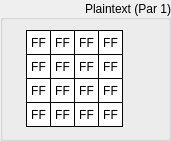
     <widget class="QGroupBox" name="groupOutPlain1">
      <property name="geometry">
       <rect>
        <x>30</x>
        <y>170</y>
        <width>171</width>
        <height>141</height>
       </rect>
      </property>
      <property name="sizePolicy">
       <sizepolicy hsizetype="Fixed" vsizetype="Fixed">
        <horstretch>0</horstretch>
        <verstretch>0</verstretch>
       </sizepolicy>
      </property>
      <property name="styleSheet">
       <string notr="true"/>
      </property>
      <property name="title">
       <string>Plaintext (Par 1)</string>
      </property>
      <property name="alignment">
       <set>Qt::AlignRight|Qt::AlignTrailing|Qt::AlignVCenter</set>
      </property>
      <widget class="QLabel" name="outPlainByte15">
       <property name="enabled">
        <bool>true</bool>
       </property>
       <property name="geometry">
        <rect>
         <x>98</x>
         <y>102</y>
         <width>25</width>
         <height>25</height>
        </rect>
       </property>
       <property name="sizePolicy">
        <sizepolicy hsizetype="Fixed" vsizetype="Fixed">
         <horstretch>0</horstretch>
         <verstretch>0</verstretch>
        </sizepolicy>
       </property>
       <property name="font">
        <font>
         <kerning>true</kerning>
        </font>
       </property>
       <property name="layoutDirection">
        <enum>Qt::LeftToRight</enum>
       </property>
       <property name="styleSheet">
        <string notr="true">QLabel {
	 border-width: 1px;
     border-style: solid;
     border-color: black; 
     background-color: white;
}</string>
       </property>
       <property name="text">
        <string>FF</string>
       </property>
       <property name="alignment">
        <set>Qt::AlignCenter</set>
       </property>
      </widget>
      <widget class="QLabel" name="outPlainByte13">
       <property name="enabled">
        <bool>true</bool>
       </property>
       <property name="geometry">
        <rect>
         <x>98</x>
         <y>54</y>
         <width>25</width>
         <height>25</height>
        </rect>
       </property>
       <property name="sizePolicy">
        <sizepolicy hsizetype="Fixed" vsizetype="Fixed">
         <horstretch>0</horstretch>
         <verstretch>0</verstretch>
        </sizepolicy>
       </property>
       <property name="font">
        <font>
         <kerning>true</kerning>
        </font>
       </property>
       <property name="layoutDirection">
        <enum>Qt::LeftToRight</enum>
       </property>
       <property name="styleSheet">
        <string notr="true">QLabel {
	 border-width: 1px;
     border-style: solid;
     border-color: black; 
     background-color: white;
}</string>
       </property>
       <property name="text">
        <string>FF</string>
       </property>
       <property name="alignment">
        <set>Qt::AlignCenter</set>
       </property>
      </widget>
      <widget class="QLabel" name="outPlainByte14">
       <property name="enabled">
        <bool>true</bool>
       </property>
       <property name="geometry">
        <rect>
         <x>98</x>
         <y>78</y>
         <width>25</width>
         <height>25</height>
        </rect>
       </property>
       <property name="sizePolicy">
        <sizepolicy hsizetype="Fixed" vsizetype="Fixed">
         <horstretch>0</horstretch>
         <verstretch>0</verstretch>
        </sizepolicy>
       </property>
       <property name="font">
        <font>
         <kerning>true</kerning>
        </font>
       </property>
       <property name="layoutDirection">
        <enum>Qt::LeftToRight</enum>
       </property>
       <property name="styleSheet">
        <string notr="true">QLabel {
	 border-width: 1px;
     border-style: solid;
     border-color: black; 
     background-color: white;
}</string>
       </property>
       <property name="text">
        <string>FF</string>
       </property>
       <property name="alignment">
        <set>Qt::AlignCenter</set>
       </property>
      </widget>
      <widget class="QLabel" name="outPlainByte06">
       <property name="enabled">
        <bool>true</bool>
       </property>
       <property name="geometry">
        <rect>
         <x>50</x>
         <y>78</y>
         <width>25</width>
         <height>25</height>
        </rect>
       </property>
       <property name="sizePolicy">
        <sizepolicy hsizetype="Fixed" vsizetype="Fixed">
         <horstretch>0</horstretch>
         <verstretch>0</verstretch>
        </sizepolicy>
       </property>
       <property name="font">
        <font>
         <kerning>true</kerning>
        </font>
       </property>
       <property name="layoutDirection">
        <enum>Qt::LeftToRight</enum>
       </property>
       <property name="styleSheet">
        <string notr="true">QLabel {
	 border-width: 1px;
     border-style: solid;
     border-color: black; 
     background-color: white;
}</string>
       </property>
       <property name="text">
        <string>FF</string>
       </property>
       <property name="alignment">
        <set>Qt::AlignCenter</set>
       </property>
      </widget>
      <widget class="QLabel" name="outPlainByte04">
       <property name="enabled">
        <bool>true</bool>
       </property>
       <property name="geometry">
        <rect>
         <x>50</x>
         <y>30</y>
         <width>25</width>
         <height>25</height>
        </rect>
       </property>
       <property name="sizePolicy">
        <sizepolicy hsizetype="Fixed" vsizetype="Fixed">
         <horstretch>0</horstretch>
         <verstretch>0</verstretch>
        </sizepolicy>
       </property>
       <property name="font">
        <font>
         <kerning>true</kerning>
        </font>
       </property>
       <property name="layoutDirection">
        <enum>Qt::LeftToRight</enum>
       </property>
       <property name="styleSheet">
        <string notr="true">QLabel {
	 border-width: 1px;
     border-style: solid;
     border-color: black; 
     background-color: white;
}</string>
       </property>
       <property name="text">
        <string>FF</string>
       </property>
       <property name="alignment">
        <set>Qt::AlignCenter</set>
       </property>
      </widget>
      <widget class="QLabel" name="outPlainByte02">
       <property name="enabled">
        <bool>true</bool>
       </property>
       <property name="geometry">
        <rect>
         <x>26</x>
         <y>78</y>
         <width>25</width>
         <height>25</height>
        </rect>
       </property>
       <property name="sizePolicy">
        <sizepolicy hsizetype="Fixed" vsizetype="Fixed">
         <horstretch>0</horstretch>
         <verstretch>0</verstretch>
        </sizepolicy>
       </property>
       <property name="font">
        <font>
         <kerning>true</kerning>
        </font>
       </property>
       <property name="layoutDirection">
        <enum>Qt::LeftToRight</enum>
       </property>
       <property name="styleSheet">
        <string notr="true">QLabel {
	 border-width: 1px;
     border-style: solid;
     border-color: black; 
     background-color: white;
}</string>
       </property>
       <property name="text">
        <string>FF</string>
       </property>
       <property name="alignment">
        <set>Qt::AlignCenter</set>
       </property>
      </widget>
      <widget class="QLabel" name="outPlainByte10">
       <property name="enabled">
        <bool>true</bool>
       </property>
       <property name="geometry">
        <rect>
         <x>74</x>
         <y>78</y>
         <width>25</width>
         <height>25</height>
        </rect>
       </property>
       <property name="sizePolicy">
        <sizepolicy hsizetype="Fixed" vsizetype="Fixed">
         <horstretch>0</horstretch>
         <verstretch>0</verstretch>
        </sizepolicy>
       </property>
       <property name="font">
        <font>
         <kerning>true</kerning>
        </font>
       </property>
       <property name="layoutDirection">
        <enum>Qt::LeftToRight</enum>
       </property>
       <property name="styleSheet">
        <string notr="true">QLabel {
	 border-width: 1px;
     border-style: solid;
     border-color: black; 
     background-color: white;
}</string>
       </property>
       <property name="text">
        <string>FF</string>
       </property>
       <property name="alignment">
        <set>Qt::AlignCenter</set>
       </property>
      </widget>
      <widget class="QLabel" name="outPlainByte09">
       <property name="enabled">
        <bool>true</bool>
       </property>
       <property name="geometry">
        <rect>
         <x>74</x>
         <y>54</y>
         <width>25</width>
         <height>25</height>
        </rect>
       </property>
       <property name="sizePolicy">
        <sizepolicy hsizetype="Fixed" vsizetype="Fixed">
         <horstretch>0</horstretch>
         <verstretch>0</verstretch>
        </sizepolicy>
       </property>
       <property name="font">
        <font>
         <kerning>true</kerning>
        </font>
       </property>
       <property name="layoutDirection">
        <enum>Qt::LeftToRight</enum>
       </property>
       <property name="styleSheet">
        <string notr="true">QLabel {
	 border-width: 1px;
     border-style: solid;
     border-color: black; 
     background-color: white;
}</string>
       </property>
       <property name="text">
        <string>FF</string>
       </property>
       <property name="alignment">
        <set>Qt::AlignCenter</set>
       </property>
      </widget>
      <widget class="QLabel" name="outPlainByte01">
       <property name="enabled">
        <bool>true</bool>
       </property>
       <property name="geometry">
        <rect>
         <x>26</x>
         <y>54</y>
         <width>25</width>
         <height>25</height>
        </rect>
       </property>
       <property name="sizePolicy">
        <sizepolicy hsizetype="Fixed" vsizetype="Fixed">
         <horstretch>0</horstretch>
         <verstretch>0</verstretch>
        </sizepolicy>
       </property>
       <property name="font">
        <font>
         <kerning>true</kerning>
        </font>
       </property>
       <property name="layoutDirection">
        <enum>Qt::LeftToRight</enum>
       </property>
       <property name="styleSheet">
        <string notr="true">QLabel {
	 border-width: 1px;
     border-style: solid;
     border-color: black; 
     background-color: white;
}</string>
       </property>
       <property name="text">
        <string>FF</string>
       </property>
       <property name="alignment">
        <set>Qt::AlignCenter</set>
       </property>
      </widget>
      <widget class="QLabel" name="outPlainByte08">
       <property name="enabled">
        <bool>true</bool>
       </property>
       <property name="geometry">
        <rect>
         <x>74</x>
         <y>30</y>
         <width>25</width>
         <height>25</height>
        </rect>
       </property>
       <property name="sizePolicy">
        <sizepolicy hsizetype="Fixed" vsizetype="Fixed">
         <horstretch>0</horstretch>
         <verstretch>0</verstretch>
        </sizepolicy>
       </property>
       <property name="font">
        <font>
         <kerning>true</kerning>
        </font>
       </property>
       <property name="layoutDirection">
        <enum>Qt::LeftToRight</enum>
       </property>
       <property name="styleSheet">
        <string notr="true">QLabel {
	 border-width: 1px;
     border-style: solid;
     border-color: black; 
     background-color: white;
}</string>
       </property>
       <property name="text">
        <string>FF</string>
       </property>
       <property name="alignment">
        <set>Qt::AlignCenter</set>
       </property>
      </widget>
      <widget class="QLabel" name="outPlainByte00">
       <property name="enabled">
        <bool>true</bool>
       </property>
       <property name="geometry">
        <rect>
         <x>26</x>
         <y>30</y>
         <width>25</width>
         <height>25</height>
        </rect>
       </property>
       <property name="sizePolicy">
        <sizepolicy hsizetype="Fixed" vsizetype="Fixed">
         <horstretch>0</horstretch>
         <verstretch>0</verstretch>
        </sizepolicy>
       </property>
       <property name="font">
        <font>
         <kerning>true</kerning>
        </font>
       </property>
       <property name="layoutDirection">
        <enum>Qt::LeftToRight</enum>
       </property>
       <property name="styleSheet">
        <string notr="true">QLabel {
	 border-width: 1px;
     border-style: solid;
     border-color: black; 
     background-color: white;
}</string>
       </property>
       <property name="text">
        <string>FF</string>
       </property>
       <property name="alignment">
        <set>Qt::AlignCenter</set>
       </property>
       <property name="wordWrap">
        <bool>false</bool>
       </property>
      </widget>
      <widget class="QLabel" name="outPlainByte07">
       <property name="enabled">
        <bool>true</bool>
       </property>
       <property name="geometry">
        <rect>
         <x>50</x>
         <y>102</y>
         <width>25</width>
         <height>25</height>
        </rect>
       </property>
       <property name="sizePolicy">
        <sizepolicy hsizetype="Fixed" vsizetype="Fixed">
         <horstretch>0</horstretch>
         <verstretch>0</verstretch>
        </sizepolicy>
       </property>
       <property name="font">
        <font>
         <kerning>true</kerning>
        </font>
       </property>
       <property name="layoutDirection">
        <enum>Qt::LeftToRight</enum>
       </property>
       <property name="styleSheet">
        <string notr="true">QLabel {
	 border-width: 1px;
     border-style: solid;
     border-color: black; 
     background-color: white;
}</string>
       </property>
       <property name="text">
        <string>FF</string>
       </property>
       <property name="alignment">
        <set>Qt::AlignCenter</set>
       </property>
      </widget>
      <widget class="QLabel" name="outPlainByte12">
       <property name="enabled">
        <bool>true</bool>
       </property>
       <property name="geometry">
        <rect>
         <x>98</x>
         <y>30</y>
         <width>25</width>
         <height>25</height>
        </rect>
       </property>
       <property name="sizePolicy">
        <sizepolicy hsizetype="Fixed" vsizetype="Fixed">
         <horstretch>0</horstretch>
         <verstretch>0</verstretch>
        </sizepolicy>
       </property>
       <property name="font">
        <font>
         <kerning>true</kerning>
        </font>
       </property>
       <property name="layoutDirection">
        <enum>Qt::LeftToRight</enum>
       </property>
       <property name="styleSheet">
        <string notr="true">QLabel {
	 border-width: 1px;
     border-style: solid;
     border-color: black; 
     background-color: white;
}</string>
       </property>
       <property name="text">
        <string>FF</string>
       </property>
       <property name="alignment">
        <set>Qt::AlignCenter</set>
       </property>
      </widget>
      <widget class="QLabel" name="outPlainByte03">
       <property name="enabled">
        <bool>true</bool>
       </property>
       <property name="geometry">
        <rect>
         <x>26</x>
         <y>102</y>
         <width>25</width>
         <height>25</height>
        </rect>
       </property>
       <property name="sizePolicy">
        <sizepolicy hsizetype="Fixed" vsizetype="Fixed">
         <horstretch>0</horstretch>
         <verstretch>0</verstretch>
        </sizepolicy>
       </property>
       <property name="font">
        <font>
         <kerning>true</kerning>
        </font>
       </property>
       <property name="layoutDirection">
        <enum>Qt::LeftToRight</enum>
       </property>
       <property name="styleSheet">
        <string notr="true">QLabel {
	 border-width: 1px;
     border-style: solid;
     border-color: black; 
     background-color: white;
}</string>
       </property>
       <property name="text">
        <string>FF</string>
       </property>
       <property name="alignment">
        <set>Qt::AlignCenter</set>
       </property>
      </widget>
      <widget class="QLabel" name="outPlainByte11">
       <property name="enabled">
        <bool>true</bool>
       </property>
       <property name="geometry">
        <rect>
         <x>74</x>
         <y>102</y>
         <width>25</width>
         <height>25</height>
        </rect>
       </property>
       <property name="sizePolicy">
        <sizepolicy hsizetype="Fixed" vsizetype="Fixed">
         <horstretch>0</horstretch>
         <verstretch>0</verstretch>
        </sizepolicy>
       </property>
       <property name="font">
        <font>
         <kerning>true</kerning>
        </font>
       </property>
       <property name="layoutDirection">
        <enum>Qt::LeftToRight</enum>
       </property>
       <property name="styleSheet">
        <string notr="true">QLabel {
	 border-width: 1px;
     border-style: solid;
     border-color: black; 
     background-color: white;
}</string>
       </property>
       <property name="text">
        <string>FF</string>
       </property>
       <property name="alignment">
        <set>Qt::AlignCenter</set>
       </property>
      </widget>
      <widget class="QLabel" name="outPlainByte05">
       <property name="enabled">
        <bool>true</bool>
       </property>
       <property name="geometry">
        <rect>
         <x>50</x>
         <y>54</y>
         <width>25</width>
         <height>25</height>
        </rect>
       </property>
       <property name="sizePolicy">
        <sizepolicy hsizetype="Fixed" vsizetype="Fixed">
         <horstretch>0</horstretch>
         <verstretch>0</verstretch>
        </sizepolicy>
       </property>
       <property name="font">
        <font>
         <kerning>true</kerning>
        </font>
       </property>
       <property name="layoutDirection">
        <enum>Qt::LeftToRight</enum>
       </property>
       <property name="styleSheet">
        <string notr="true">QLabel {
	 border-width: 1px;
     border-style: solid;
     border-color: black; 
     background-color: white;
}</string>
       </property>
       <property name="text">
        <string>FF</string>
       </property>
       <property name="alignment">
        <set>Qt::AlignCenter</set>
       </property>
      </widget>
     </widget>
